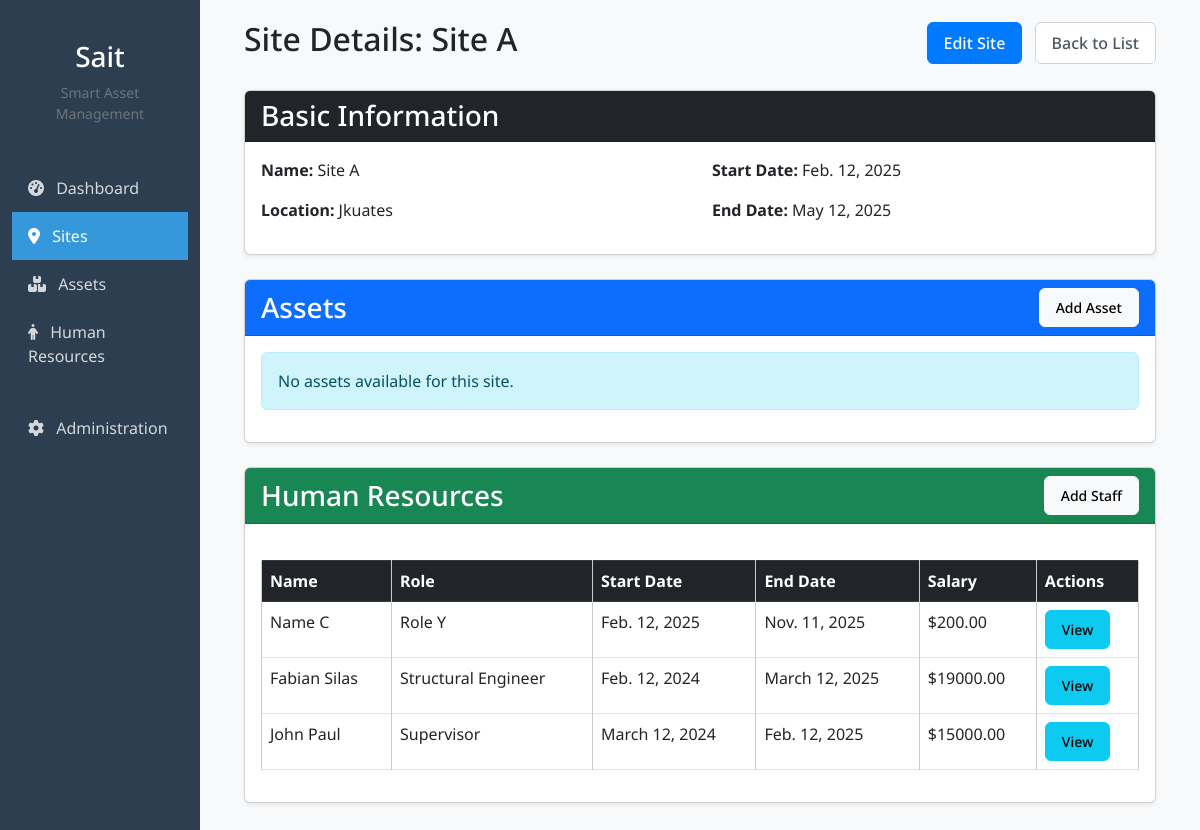
Screenshot of /sites/5/ (signed in) with the database file from the repository.
### foreman/models.py (models this page shows, shortened)
class Site(models.Model):
    name = models.CharField(max_length=100)
    location = models.CharField(max_length=100)
    start_date = models.DateField()
    end_date = models.DateField()
    owner = models.ForeignKey(User, on_delete=models.CASCADE, related_name='sites',null=True, blank=True)

class Human_resource(models.Model):
    site = models.ForeignKey(Site, on_delete=models.CASCADE, related_name='human_resources')
    name = models.CharField(max_length=100)
    role = models.CharField(max_length=100)
    start_date = models.DateField()
    end_date = models.DateField()
    salary = models.DecimalField(max_digits=10, decimal_places=2)
    owner = models.ForeignKey(User, on_delete=models.CASCADE, related_name='human_resources',null=True, blank=True)

### foreman/views.py (the view)
# urls.py: path('sites/<int:pk>/', views.site_detail, name='site_detail'),
@login_required
def site_detail(request, pk):
    site = get_object_or_404(Site, pk=pk)
    assets = Asset.objects.filter(site=site)
    human_resources = Human_resource.objects.filter(site=site)
    context = {
        'site': site,
        'assets': assets,
        'human_resources': human_resources
    }
    return render(request, 'site_detail.html', context)

### foreman/templates/site_detail.html
{% extends '_base.html' %}
{% block content %}
<div class="mb-4 d-flex justify-content-between align-items-center">
    <h2>Site Details: {{ site.name }}</h2>
    <div>
        <a href="{% url 'site_update' site.id %}" class="btn btn-primary me-2">Edit Site</a>
        <a href="{% url 'site_list' %}" class="btn btn-secondary">Back to List</a>
    </div>
</div>
<div class="card mb-4">
    <div class="card-header bg-dark text-white">
        <h3 class="mb-0">Basic Information</h3>
    </div>
    <div class="card-body">
        <div class="row">
            <div class="col-md-6">
                <p><strong>Name:</strong> {{ site.name }}</p>
                <p><strong>Location:</strong> {{ site.location }}</p>
            </div>
            <div class="col-md-6">
                <p><strong>Start Date:</strong> {{ site.start_date }}</p>
                <p><strong>End Date:</strong> {{ site.end_date }}</p>
            </div>
        </div>
    </div>
</div>
<div class="card mb-4">
    <div class="card-header bg-primary text-white d-flex justify-content-between align-items-center">
        <h3 class="mb-0">Assets</h3>
        <a href="#" class="btn btn-sm btn-light">Add Asset</a>
    </div>
    <div class="card-body">
        {% if assets %}
        <div class="table-responsive">
            <table class="table table-bordered table-hover">
                <thead class="table-dark">
                    <tr>
                        <th>Name</th>
                        <th>Type</th>
                        <th>Units</th>
                        <th>Serial/Quantity</th>
                        <th>Cost</th>
                        <th>Maintenance</th>
                        <th>Actions</th>
                    </tr>
                </thead>
                <tbody>
                    {% for asset in assets %}
                    <tr>
                        <td>{{ asset.name }}</td>
                        <td>{{ asset.get_type_display }}</td>
                        <td>{{ asset.units }}</td>
                        <td>
                            {% if asset.type == 'equipment' %}
                                {{ asset.serial_number }}
                            {% else %}
                                {{ asset.quantity_in_stock }} units
                            {% endif %}
                        </td>
                        <td>KES {{ asset.cost_per_unit }}</td>
                        <td>{{ asset.maintenance_date }}</td>
                        <td>
                            <div class="btn-group btn-group-sm">
                                <a href="#" class="btn btn-info">View</a>
                                <a href="#" class="btn btn-primary">Edit</a>
                                <a href="#" class="btn btn-danger">Delete</a>
                            </div>
                        </td>
                    </tr>
                    {% endfor %}
                </tbody>
            </table>
        </div>
        {% else %}
        <div class="alert alert-info">
            No assets available for this site.
        </div>
        {% endif %}
    </div>
</div>
<div class="card">
    <div class="card-header bg-success text-white d-flex justify-content-between align-items-center">
        <h3 class="mb-0">Human Resources</h3>
        <a href="{% url "add_human_resource" %}" class="btn btn-sm btn-light">Add Staff</a>
    </div>
    <div class="card-body">
        {% if human_resources %}
        <div class="table-responsive">
            <table class="table table-bordered table-hover">
                <thead class="table-dark">
                    <tr>
                        <th>Name</th>
                        <th>Role</th>
                        <th>Start Date</th>
                        <th>End Date</th>
                        <th>Salary</th>
                        <th>Actions</th>
                    </tr>
                </thead>
                <tbody>
                    {% for hr in human_resources %}
                    <tr>
                        <td>{{ hr.name }}</td>
                        <td>{{ hr.role }}</td>
                        <td>{{ hr.start_date }}</td>
                        <td>{{ hr.end_date }}</td>
                        <td>${{ hr.salary }}</td>
                        <td>
                            <div class="btn-group btn-group-sm">
                                <a href="{% url "human_resource_list" %}" class="btn btn-info">View</a>
                            </div>
                        </td>
                    </tr>
                    {% endfor %}
                </tbody>
            </table>
        </div>
        {% else %}
        <div class="alert alert-info">
            No human resources available for this site.
        </div>
        {% endif %}
    </div>
</div>
{% endblock %}

### foreman/static/style.css (style rules this page uses)
:root { --primary-color: #2c3e50; --secondary-color: #3498db; --accent-color: #e74c3c; }
body { font-family: "Noto Sans", sans-serif; background-color: #f8f9fa; }
.card { box-shadow: 0 0.125rem 0.25rem rgba(0, 0, 0, 0.075); margin-bottom: 1.5rem; }
.card-header { background-color: rgba(44, 62, 80, 0.1); font-weight: 600; }
.btn-primary { background-color: var(--secondary-color); border-color: var(--secondary-color); }
.btn { display: inline-flex; align-items: center; justify-content: center; padding: 0.5rem 1rem; font-weight: 500; border-radius: 0.375rem; transition: all 0.2s ease-in-out; cursor: pointer; }
.btn-primary { background-color: #3b82f6; color: #ffffff; border: 1px solid transparent; }
.btn-secondary { background-color: #ffffff; color: #4b5563; border: 1px solid #d1d5db; }
table { width: 100%; border-collapse: collapse; margin-top: 20px; }
th, td { border: 1px solid #ccc; padding: 8px; text-align: left; }
th { background-color: #f4f4f4; }
.btn-primary { background-color: #007bff; border-color: #007bff; }

### rows the page displays
Site: name "Site A", location "Jkuates", start_date "Feb. 12, 2025", end_date "May 12, 2025"
Human_resource: name "Name C", role "Role Y", start_date "Feb. 12, 2025", end_date "Nov. 11, 2025", salary "200.00"
Human_resource: name "Fabian Silas", role "Structural Engineer", start_date "Feb. 12, 2024", end_date "March 12, 2025", salary "19000.00"
Human_resource: name "John Paul", role "Supervisor", start_date "March 12, 2024", end_date "Feb. 12, 2025", salary "15000.00"
